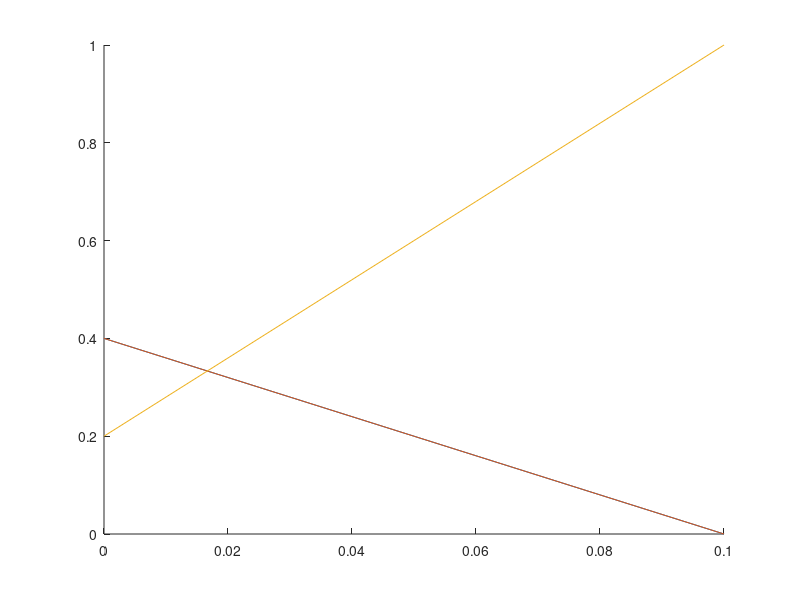

MATLAB code for this plot:
% Mixture of 3 species Y1 = H2, Y2 = O2, Y3 = N2
% Posibility of chemical reaction is excluded

% Transport equation used:

% d/dt * rho_i + divergence(rho_i * v) = - divergence(J_i) + M_i * omega_i

% J_i = rho * Y_i * V_i

% Diffusive flux is proportional to gradient of mass fraction

% (rho * Y_i * V_i)_model = - rho * D_i,model * gradient(Y_i)

% determine flux of species having highest mass fraction last

% Sum(Yi * Vi) = 0

% Values to find:
% 1. species mole & mass fractions
% 2. mean molar mass & density
% 3. mixture specific heat & mixture thermal conductivity
% 4. species diffusion coefficients from 4 models
% 5. 

% Initial Conditions. Within domain, mole fractions vary linearly

% x = 0
% Y1 = 0.4
% Y2 = 0.4
% Y3 = 0.2

% x = L = 0.1 mm
% Y1 = 0
% Y2 = 0
% Y3 = 1

% Constants
p_0 = 101325; % Atmospheric Pressure [Pa]
T_0 = 500;    % Temperature [K]
W1 = 2.0159;  % H2 [g/mol]
W2 = 31.9988; % 02 [g/mol]
W3 = 28.0152; % N2 [g/mol]

% Initial Solution
dx = 0.01;
x = 0:dx:0.1;
Y1 = linspace(0.4, 0, length(x));
Y2 = linspace(0.4, 0, length(x));
Y3 = linspace(0.2, 1, length(x));

W = (Y1/W1 + Y2/W2 + Y3/W3)

% X1 = W1 * W.^-1 .* Y1
% X2 = W2 * W.^-1 .* Y2
% X3 = W3 * W.^-1 .* Y3

figure('Name','Mole Fractions at t=0')
hold on 
plot(x,Y1)
plot(x,Y2)
plot(x,Y3)